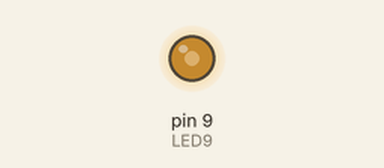
Bench run of a sketch on a simulated Arduino Uno, built with avr-gcc and run on an emulated ATmega328P. Parts: output pins drawn as LEDs (lit = HIGH).

Above: at 0.1 s.
Timing chart, 0 to 1.6 s (numbered marks = the images above):
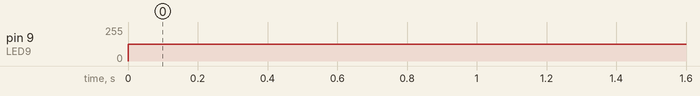

The sketch:

code4.1.ino
```cpp
const int LED9 = 9;

void setup()
{
  //There is no need to setup pinmode() while working
  //With analogWrite();

}

void loop()
{
  analogWrite(LED9, 127);
}
```

Measured:
- by itself, pin 9 (LED9): 0/255 → 127/255 at 0.00 s
